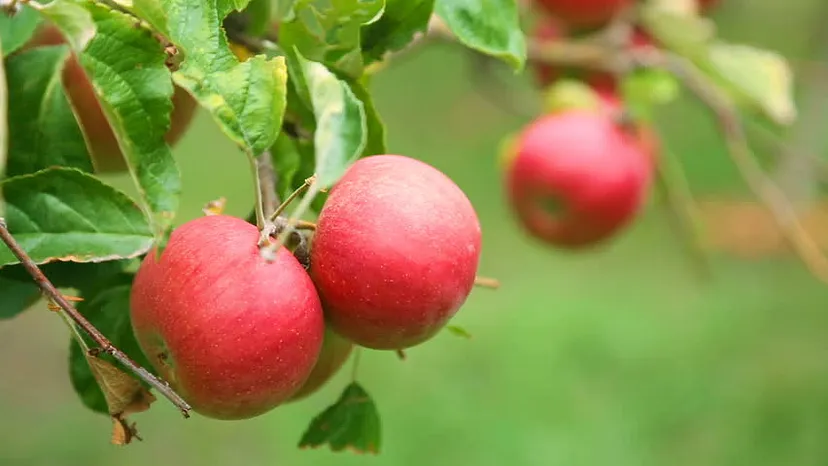
#> input picture Detect Ripe Fruit/elmalar.png, 828 x 466 px
$ python main.py
#> lines starting #> are read from the running program, lines starting #| are printed output that depends on the picture; after the words box and inside, x2 and y2 are one past the last pixel; in counts of white or black regions, pixels touching at a corner belong together
import cv2
import numpy as np
from matplotlib import pyplot as plt


#resmi ac
image = cv2.imread('elmalar.png')
#> image is the input picture: shape (466, 828, 3); mean B, G, R 72.6, 139.7, 138.5

hsv = cv2.cvtColor(image, cv2.COLOR_BGR2HSV)
#> hsv: shape (466, 828, 3); mean H, S, V 45.7, 149.3, 162.9

weaker = np.array([0,0,100])
stronger = np.array([10,255,255])

mask = cv2.inRange(hsv,weaker,stronger)
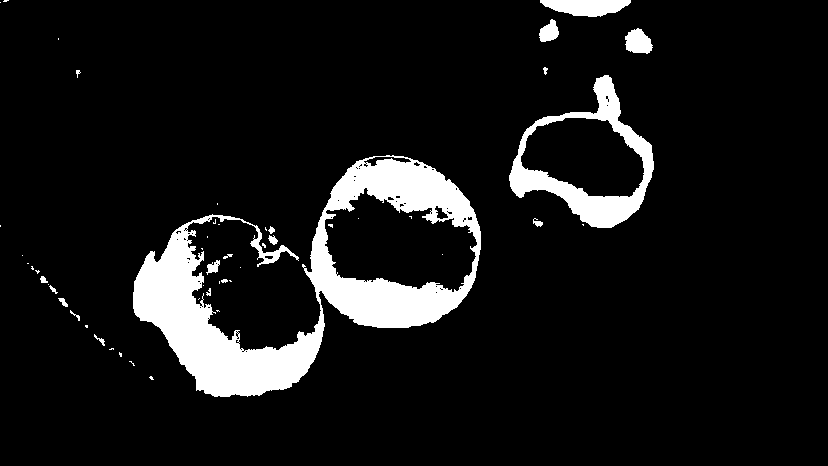
#> mask: shape (466, 828); 8.9% white; 51 white regions (32 under 20 px), largest, box (x1, y1, x2, y2) and area: (133, 155, 481, 397) 25947, (509, 75, 654, 228) 5787, (540, 0, 631, 17) 1114
image_rgb = cv2.cvtColor(image, cv2.COLOR_BGR2RGB)

plt.subplot(1, 2, 1)
plt.imshow(image_rgb)
plt.title('Original Image')

plt.subplot(1, 2, 2)
plt.imshow(mask, cmap='gray')
plt.title('Mask')

plt.show()
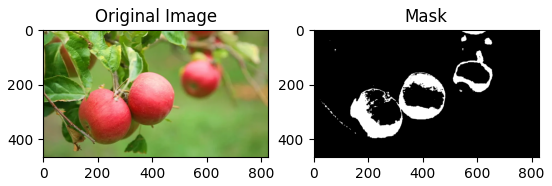
#> figure drawn by matplotlib, 2 panels
